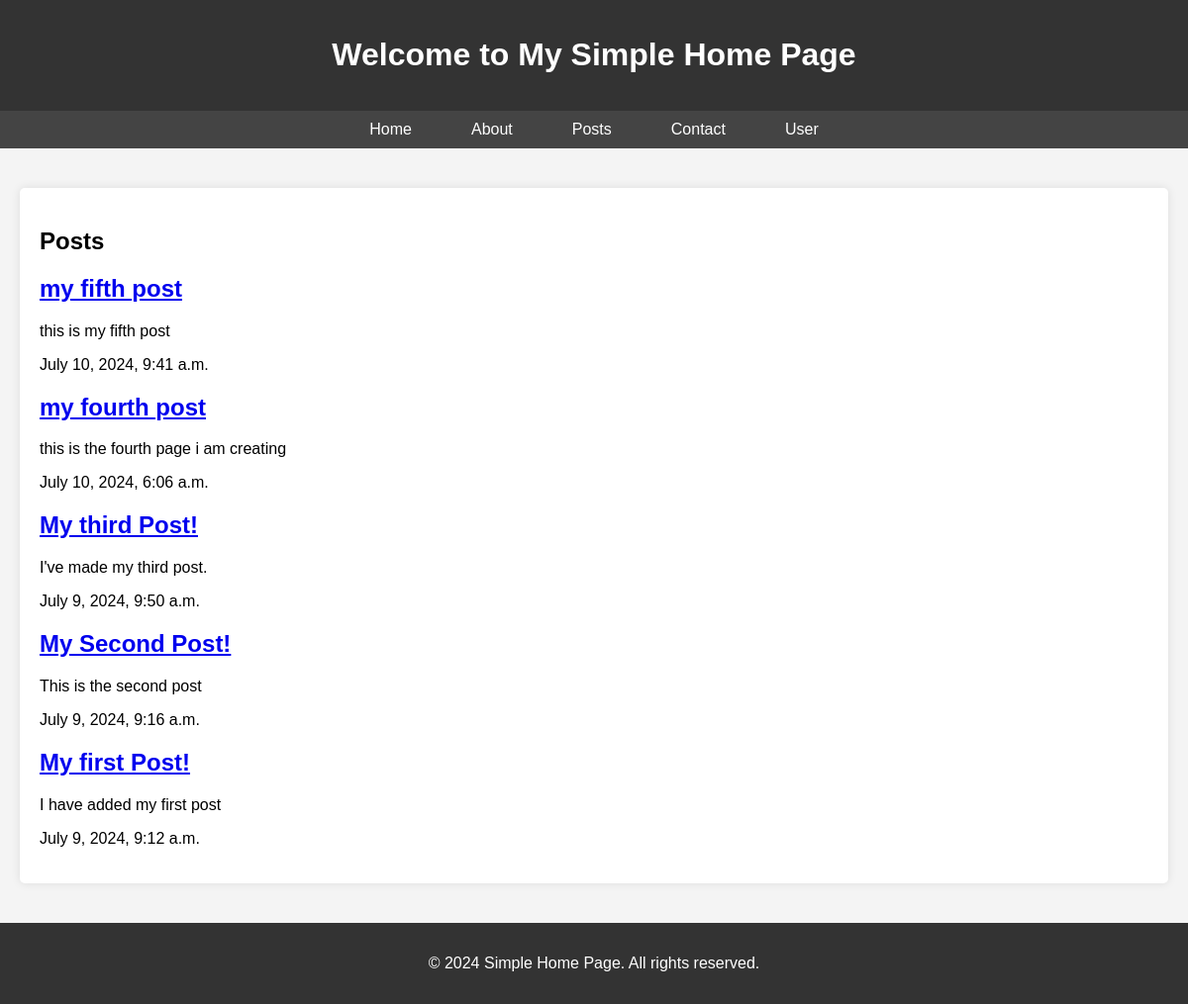
/posts/, run on the app's committed database.
### posts/models.py (models this page shows, shortened)
class Post(models.Model):
    title = models.CharField(max_length=75)
    body = models.TextField()
    slug = models.SlugField()
    date = models.DateTimeField(auto_now_add=True)
    banner = models.ImageField(default='img1.png' , blank=True)

### posts/views.py (the view)
# urls.py: path("",views.posts_list,name='list'),
def posts_list(request):
    posts = Post.objects.all().order_by('-date')
    return render(request, 'posts/posts_list.html',{'posts' : posts})

### posts/templates/posts/posts_list.html (shortened to what this page needs)
{% extends "layout.html" %}
{% block content %}
    <section>
        <h1>Posts</h1>
        {% for post in posts  %}
            <article class='post'>
                <h2>
                    <a href="{% url 'posts:page' slug=post.slug %}">
                        {{ post.title }}
                    </a>
                </h2>
                <p>{{ post.body }}</p>
                <p>{{ post.date }}</p>
            </article>
        {% endfor %}
    </section>
{% endblock content %}

### static/css/style.css (style rules this page uses)
html, body { height: 100%; margin: 0; padding: 0; font-family: Arial, sans-serif; background-color: #f4f4f4; display: flex; flex-direction: column; }
section { background-color: white; margin: 20px 0; padding: 20px; border-radius: 5px; box-shadow: 0 0 10px rgba(0, 0, 0, 0.1); }

### data on the page
Post: title "my fifth post", body "this is my fifth post", date "July 10, 2024, 9:41 a.m."
Post: title "my fourth post", body "this is the fourth page i am creating", date "July 10, 2024, 6:06 a.m."
Post: title "My third Post!", body "I've made my third post.", date "July 9, 2024, 9:50 a.m."
Post: title "My Second Post!", body "This is the second post", date "July 9, 2024, 9:16 a.m."
Post: title "My first Post!", body "I have added my first post", date "July 9, 2024, 9:12 a.m."
